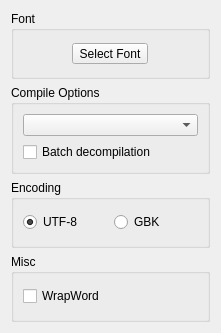
<?xml version="1.0" encoding="UTF-8"?>
<ui version="4.0">
 <class>dlgPreferences</class>
 <widget class="QDialog" name="dlgPreferences">
  <property name="geometry">
   <rect>
    <x>0</x>
    <y>0</y>
    <width>221</width>
    <height>333</height>
   </rect>
  </property>
  <property name="windowTitle">
   <string>Preferences</string>
  </property>
  <layout class="QGridLayout" name="gridLayout_5">
   <item row="0" column="0">
    <widget class="QGroupBox" name="groupBox">
     <property name="title">
      <string>Font</string>
     </property>
     <layout class="QGridLayout" name="gridLayout">
      <item row="0" column="0">
       <widget class="QToolButton" name="btnFont">
        <property name="text">
         <string>Select Font</string>
        </property>
       </widget>
      </item>
     </layout>
    </widget>
   </item>
   <item row="1" column="0">
    <widget class="QGroupBox" name="groupBox_4">
     <property name="title">
      <string>Compile Options</string>
     </property>
     <layout class="QGridLayout" name="gridLayout_4">
      <item row="2" column="0">
       <widget class="QCheckBox" name="chkAll">
        <property name="toolTip">
         <string>Decompile all AML files in the directory where the opened file is located</string>
        </property>
        <property name="text">
         <string>Batch decompilation</string>
        </property>
       </widget>
      </item>
      <item row="1" column="0">
       <widget class="QComboBox" name="cboxCompilationOptions">
        <property name="toolTip">
         <string>Compilation options</string>
        </property>
       </widget>
      </item>
     </layout>
    </widget>
   </item>
   <item row="2" column="0">
    <widget class="QGroupBox" name="groupBox_2">
     <property name="title">
      <string>Encoding</string>
     </property>
     <layout class="QGridLayout" name="gridLayout_2">
      <item row="0" column="0">
       <widget class="QRadioButton" name="rbtnUTF8">
        <property name="text">
         <string>UTF-8</string>
        </property>
        <property name="checked">
         <bool>true</bool>
        </property>
       </widget>
      </item>
      <item row="0" column="1">
       <widget class="QRadioButton" name="rbtnGBK">
        <property name="text">
         <string>GBK</string>
        </property>
       </widget>
      </item>
     </layout>
    </widget>
   </item>
   <item row="3" column="0">
    <widget class="QGroupBox" name="groupBox_3">
     <property name="title">
      <string>Misc</string>
     </property>
     <layout class="QGridLayout" name="gridLayout_3">
      <item row="0" column="0">
       <widget class="QCheckBox" name="cboxWrapWord">
        <property name="text">
         <string>WrapWord</string>
        </property>
       </widget>
      </item>
     </layout>
    </widget>
   </item>
  </layout>
 </widget>
 <resources/>
 <connections/>
</ui>
